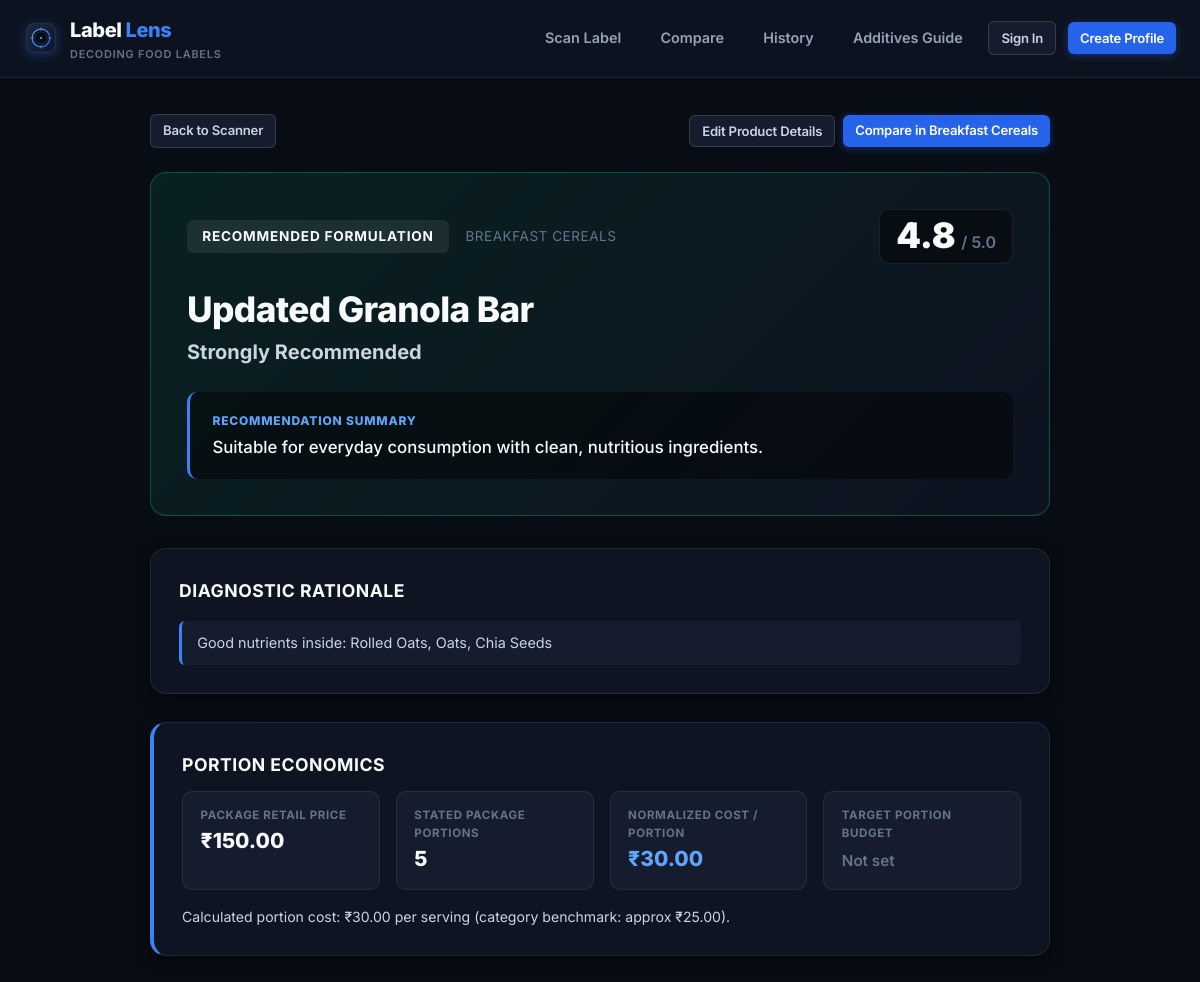
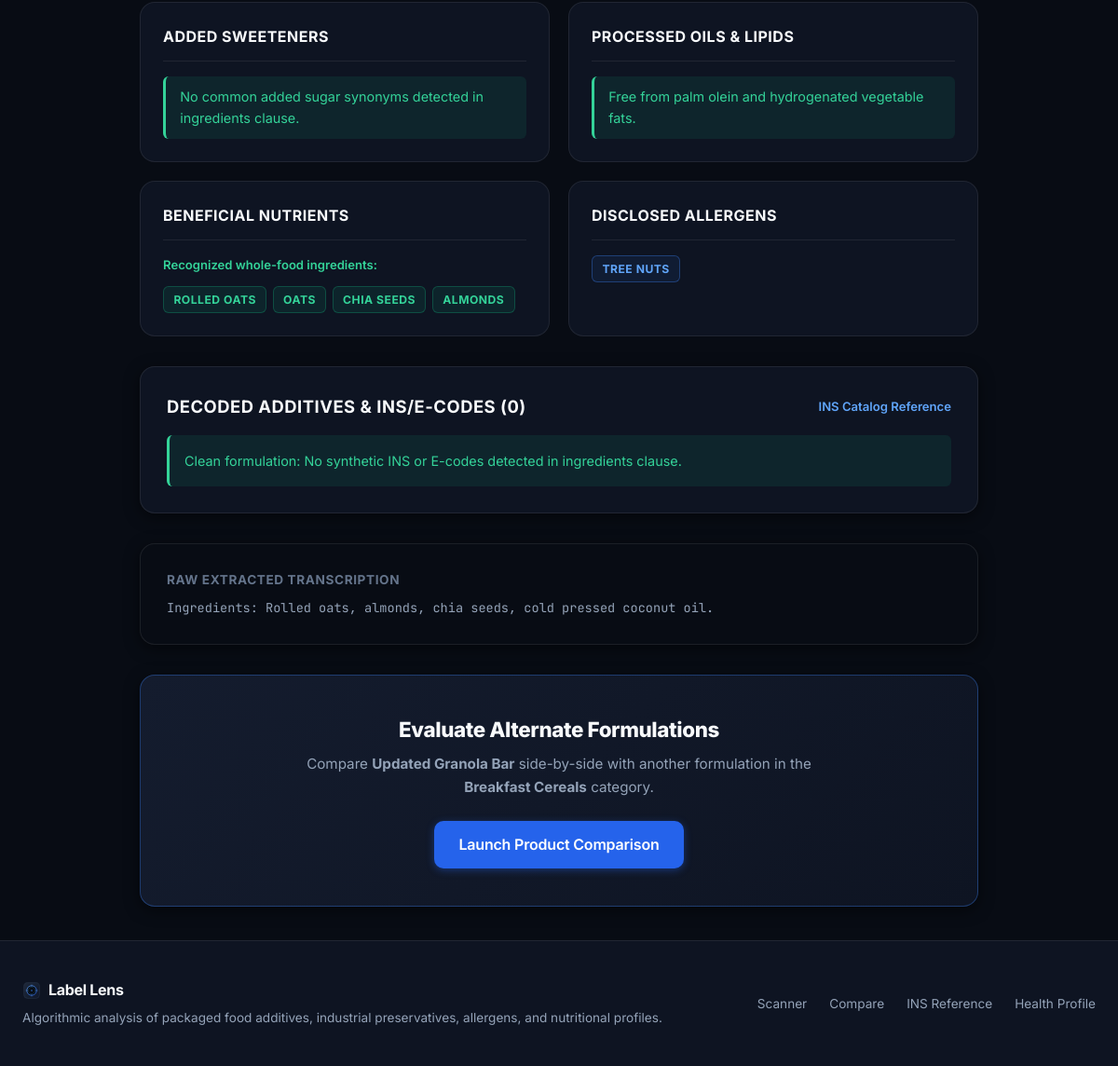
The app's page /result/33 with its own data (2 pictures, top to bottom).
### tables this page shows
CREATE TABLE scans (
        id INTEGER PRIMARY KEY AUTOINCREMENT,
        user_id INTEGER,
        product_name TEXT NOT NULL,
        category TEXT NOT NULL,
        packet_price REAL DEFAULT 0.0,
        servings REAL DEFAULT 1.0,
        cost_per_serving REAL DEFAULT 0.0,
        image_path TEXT,
        raw_text TEXT,
        clean_ingredients TEXT,
        overall_score INTEGER DEFAULT 50,
        star_rating REAL DEFAULT 2.5,
        verdict TEXT NOT NULL,
        verdict_badge TEXT DEFAULT 'caution',
        analysis_json TEXT NOT NULL,
        created_at TIMESTAMP DEFAULT CURRENT_TIMESTAMP,
        FOREIGN KEY (user_id) REFERENCES users (id) ON DELETE CASCADE
    );

### app.py (the view)
@app.route("/result/<int:scan_id>")
def view_scan(scan_id):
    scan = database.get_scan_by_id(scan_id)
    if not scan:
        flash("Record not located.", "danger")
        return redirect(url_for("history"))
    return render_template("result.html", scan=scan)

### app.py (called while the page is built)
@app.before_request
def load_logged_in_user():
    user_id = session.get("user_id")
    if user_id is None:
        g.user = None
    else:
        g.user = database.get_user_by_id(user_id)

@app.context_processor
def inject_user_and_samples():
    return {
        "current_user": g.user,
        "samples": SAMPLE_PRODUCTS
    }

### database.py (called while the page is built)
def get_db():
    conn = sqlite3.connect(DB_PATH)
    conn.row_factory = sqlite3.Row
    return conn

def get_scan_by_id(scan_id):
    conn = get_db()
    cursor = conn.cursor()
    cursor.execute("SELECT * FROM scans WHERE id = ?", (scan_id,))
    row = cursor.fetchone()
    conn.close()
    if row:
        scan = dict(row)
        scan['analysis'] = json.loads(scan['analysis_json'])
        return scan
    return None

### templates/result.html (shortened to what this page needs)
{% extends "base.html" %}
{% block content %}
<div style="max-width: 900px; margin: 0 auto;">
  <div style="display: flex; justify-content: space-between; align-items: center; margin-bottom: 1.5rem; flex-wrap: wrap; gap: 0.75rem;">
    <a href="{{ url_for('scan') }}" class="btn btn-secondary btn-sm">
      Back to Scanner
    </a>
    <div style="display: flex; gap: 0.5rem;">
      <button type="button" id="toggle-edit-btn" class="btn btn-secondary btn-sm">
        Edit Product Details
      </button>
      <a href="{{ url_for('compare_with', scan_id=scan.id) }}" class="btn btn-primary btn-sm">
        Compare in {{ scan.category }}
      </a>
    </div>
  </div>
  {% set analysis = scan.analysis %}
  <div class="verdict-hero {{ scan.verdict_badge }}">
    <div class="verdict-header">
      <div>
        <span class="verdict-badge-large">
          {% if scan.verdict_badge == 'safe' %}
            Recommended Formulation
          {% elif scan.verdict_badge == 'caution' %}
            Moderate Formulation
          {% elif scan.verdict_badge in ['danger', 'avoid', 'warning'] %}
            Unfavorable / Restrict
          {% endif %}
        </span>
        <span style="font-size: 0.85rem; margin-left: 0.75rem; color: var(--text-dim); text-transform: uppercase; letter-spacing: 0.5px;">{{ scan.category }}</span>
      </div>
      <div class="score-pill-container">
        <span class="score-number">{{ scan.star_rating }}</span>
        <span class="score-max">/ 5.0</span>
      </div>
    </div>
    <div>
      <h1 class="verdict-title">{{ scan.product_name }}</h1>
      <h2 style="font-size: 1.25rem; font-weight: 700; margin-top: 0.35rem; color: var(--text-secondary);">
        {{ scan.verdict }}
      </h2>
    </div>
    <div class="verdict-recommendation">
      <div style="font-size: 0.75rem; font-weight: 800; text-transform: uppercase; letter-spacing: 0.8px; margin-bottom: 0.35rem; color: var(--blue-400);">
        Recommendation Summary
      </div>
      <div style="font-weight: 500; line-height: 1.5; color: var(--text-primary);">
        {{ analysis.eat_recommendation }}
      </div>
    </div>
  </div>
  <div class="card" style="margin-bottom: 1.75rem;">
    <h3 style="font-size: 1.1rem; font-weight: 700; color: var(--text-primary); margin-bottom: 1rem; text-transform: uppercase; letter-spacing: 0.5px;">
      Diagnostic Rationale
    </h3>
    <ul class="breakdown-list">
      {% for reason in analysis.reasons %}
        <li class="breakdown-item" style="font-size: 0.9rem;">
          {{ reason }}
        </li>
      {% endfor %}
    </ul>
  </div>
  <div class="card" style="margin-bottom: 1.75rem; border-left: 4px solid var(--blue-500);">
    <div style="display: flex; justify-content: space-between; align-items: center; margin-bottom: 0.75rem; flex-wrap: wrap; gap: 0.5rem;">
      <h3 style="font-size: 1.1rem; font-weight: 700; color: var(--text-primary); text-transform: uppercase; letter-spacing: 0.5px;">
        Portion Economics
      </h3>
    </div>
    <div class="budget-chip-group">
      <div class="budget-chip">
        <div class="budget-chip-lbl">Package Retail Price</div>
        <div class="budget-chip-val">
          {% if scan.packet_price and scan.packet_price > 0 %}
            {{ current_user.currency if current_user else '₹' }}{{ "%.2f"|format(scan.packet_price) }}
          {% else %}
            <span style="font-size: 0.95rem; font-weight: 600; color: var(--text-dim);">Not provided</span>
          {% endif %}
        </div>
      </div>
      <div class="budget-chip">
        <div class="budget-chip-lbl">Stated Package Portions</div>
        <div class="budget-chip-val">
          {% if scan.servings and scan.servings > 0 %}
            {{ scan.servings|int if scan.servings == scan.servings|int else scan.servings }}
          {% else %}
            <span style="font-size: 0.95rem; font-weight: 600; color: var(--text-dim);">Not provided</span>
          {% endif %}
        </div>
      </div>
      <div class="budget-chip">
        <div class="budget-chip-lbl">Normalized Cost / Portion</div>
        <div class="budget-chip-val" style="color: var(--blue-400);">
          {% if scan.cost_per_serving and scan.cost_per_serving > 0 %}
            {{ current_user.currency if current_user else '₹' }}{{ "%.2f"|format(scan.cost_per_serving) }}
          {% else %}
            <span style="font-size: 0.95rem; font-weight: 600; color: var(--text-dim);">Omitted</span>
          {% endif %}
        </div>
      </div>
      <div class="budget-chip">
        <div class="budget-chip-lbl">Target Portion Budget</div>
        <div class="budget-chip-val" style="color: var(--text-muted);">
          {% if current_user and current_user.budget_target %}
            {{ current_user.currency if current_user else '₹' }}{{ "%.2f"|format(current_user.budget_target) }}
          {% else %}
            <span style="font-size: 0.95rem; font-weight: 600; color: var(--text-dim);">Not set</span>
          {% endif %}
        </div>
      </div>
    </div>
    {% if analysis.budget_feedback and analysis.budget_feedback.message %}
      <p style="font-size: 0.88rem; color: var(--text-secondary); margin-top: 1rem; line-height: 1.5;">
        {{ analysis.budget_feedback.message }}
      </p>
    {% endif %}
  </div>
  <div class="analysis-grid">
    <div class="breakdown-card">
      <div class="breakdown-header">
        <h4 class="breakdown-title">Added Sweeteners</h4>
      </div>
      {% if analysis.detected_sugars %}
        <p style="font-size: 0.82rem; color: var(--danger-text); font-weight: 600; margin-bottom: 0.75rem;">
          {{ analysis.detected_sugars|length }} sweetener synonym(s) detected:
        </p>
        <div style="display: flex; flex-wrap: wrap; gap: 0.4rem;">
          {% for sugar in analysis.detected_sugars %}
            <span class="badge badge-danger">{{ sugar }}</span>
          {% endfor %}
        </div>
      {% else %}
        <div class="breakdown-item safe">
          No common added sugar synonyms detected in ingredients clause.
        </div>
      {% endif %}
    </div>
    <div class="breakdown-card">
      <div class="breakdown-header">
        <h4 class="breakdown-title">Processed Oils & Lipids</h4>
      </div>
      {% if analysis.detected_fats %}
        <p style="font-size: 0.82rem; color: var(--caution-text); font-weight: 600; margin-bottom: 0.75rem;">
          {{ analysis.detected_fats|length }} industrial lipid marker(s):
        </p>
        <div style="display: flex; flex-wrap: wrap; gap: 0.4rem;">
          {% for fat in analysis.detected_fats %}
            <span class="badge badge-caution">{{ fat }}</span>
          {% endfor %}
        </div>
      {% else %}
        <div class="breakdown-item safe">
          Free from palm olein and hydrogenated vegetable fats.
        </div>
      {% endif %}
    </div>
    <div class="breakdown-card">
      <div class="breakdown-header">
        <h4 class="breakdown-title">Beneficial Nutrients</h4>
      </div>
      {% if analysis.detected_beneficial %}
        <p style="font-size: 0.82rem; color: var(--safe-text); font-weight: 600; margin-bottom: 0.75rem;">
          Recognized whole-food ingredients:
        </p>
        <div style="display: flex; flex-wrap: wrap; gap: 0.4rem;">
          {% for good in analysis.detected_beneficial %}
            <span class="badge badge-safe">{{ good }}</span>
          {% endfor %}
        </div>
      {% else %}
        <div class="breakdown-item">
          No prominent whole grains or functional superfoods identified.
        </div>
      {% endif %}
    </div>
    <div class="breakdown-card">
      <div class="breakdown-header">
        <h4 class="breakdown-title">Disclosed Allergens</h4>
      </div>
      {% if analysis.detected_allergens %}
        <div style="display: flex; flex-wrap: wrap; gap: 0.4rem;">
          {% for al in analysis.detected_allergens %}
            <span class="badge badge-blue">{{ al.display }}</span>
          {% endfor %}
        </div>
      {% else %}
        <div class="breakdown-item safe">
          No common allergen markers detected.
        </div>
      {% endif %}
    </div>
  </div>
  <div class="card" style="margin-bottom: 2rem;">
    <div style="display: flex; justify-content: space-between; align-items: center; margin-bottom: 1rem; flex-wrap: wrap; gap: 0.5rem;">
      <h3 style="font-size: 1.15rem; font-weight: 700; color: var(--text-primary); text-transform: uppercase; letter-spacing: 0.5px;">
        Decoded Additives & INS/E-Codes ({{ analysis.detected_additives|length }})
      </h3>
      <a href="{{ url_for('guide') }}" style="font-size: 0.82rem; font-weight: 600;">INS Catalog Reference</a>
    </div>
    {% if analysis.detected_additives %}
      <div style="overflow-x: auto;">
        <table class="additive-table">
          <thead>
            <tr>
              <th>Identification</th>
              <th>Functional Category</th>
              <th>Safety Classification</th>
              <th>Pharmacological / Health Notes</th>
            </tr>
          </thead>
          <tbody>
            {% for item in analysis.detected_additives %}
              <tr>
                <td style="font-family: var(--font-mono); font-weight: 700; color: var(--text-primary);">{{ item.name }}</td>
                <td><span class="badge badge-grey">{{ item.category }}</span></td>
                <td>
                  {% if item.safety == 'safe' or item.safety == 'beneficial' %}
                    <span class="badge badge-safe">Approved / Benign</span>
                  {% elif item.safety == 'caution' %}
                    <span class="badge badge-caution">Caution / Restrict</span>
                  {% else %}
                    <span class="badge badge-danger">High Risk</span>
                  {% endif %}
                </td>
                <td style="font-size: 0.85rem; color: var(--text-secondary); line-height: 1.45;">
                  {{ item.description }}
                </td>
              </tr>
            {% endfor %}
          </tbody>
        </table>
      </div>
    {% else %}
      <div class="breakdown-item safe" style="padding: 1rem;">
        Clean formulation: No synthetic INS or E-codes detected in ingredients clause.
      </div>
    {% endif %}
  </div>
  <div class="card" style="margin-bottom: 2rem; background-color: var(--bg-canvas); border: 1px solid var(--border-subtle);">
    <h4 style="font-size: 0.85rem; font-weight: 700; text-transform: uppercase; letter-spacing: 0.6px; color: var(--text-dim); margin-bottom: 0.5rem;">
      Raw Extracted Transcription
    </h4>
    <p style="font-size: 0.85rem; color: var(--text-muted); line-height: 1.5; font-family: var(--font-mono); word-break: break-word;">
      {{ scan.raw_text }}
    </p>
  </div>
  <div class="card" style="background: linear-gradient(135deg, var(--bg-surface-elevated) 0%, var(--bg-surface) 100%); border: 1px solid var(--border-blue); text-align: center; padding: 2.5rem;">
    <h3 style="font-size: 1.4rem; font-weight: 800; color: var(--text-primary); margin-bottom: 0.5rem; letter-spacing: -0.4px;">
      Evaluate Alternate Formulations
    </h3>
    <p style="font-size: 0.95rem; color: var(--text-muted); margin-bottom: 1.5rem; max-width: 600px; margin-left: auto; margin-right: auto;">
      Compare <strong>{{ scan.product_name }}</strong> side-by-side with another formulation in the <strong>{{ scan.category }}</strong> category.
    </p>
    <a href="{{ url_for('compare_with', scan_id=scan.id) }}" class="btn btn-primary btn-lg">
      Launch Product Comparison
    </a>
  </div>
</div>
{% endblock %}

### records on screen
scans: category "Breakfast Cereals", category "BREAKFAST CEREALS", star_rating "4.8", product_name "Updated Granola Bar", verdict "Strongly Recommended", packet_price "150.00", servings "5", cost_per_serving "30.00", raw_text "Ingredients: Rolled oats, almonds, chia seeds, cold pressed coconut oil."

### other values on screen
{{ analysis.eat_recommendation }} "Suitable for everyday consumption with clean, nutritious ingredients."
{{ reason }} "Good nutrients inside: Rolled Oats, Oats, Chia Seeds"
{{ current_user.currency if current_user else '₹' }} "₹"
{{ analysis.budget_feedback.message }} "Calculated portion cost: ₹30.00 per serving (category benchmark: approx ₹25.00)."
{{ good }} "ROLLED OATS" "OATS" "CHIA SEEDS" "ALMONDS"
{{ al.display }} "TREE NUTS"
{{ analysis.detected_additives|length }} "0"
